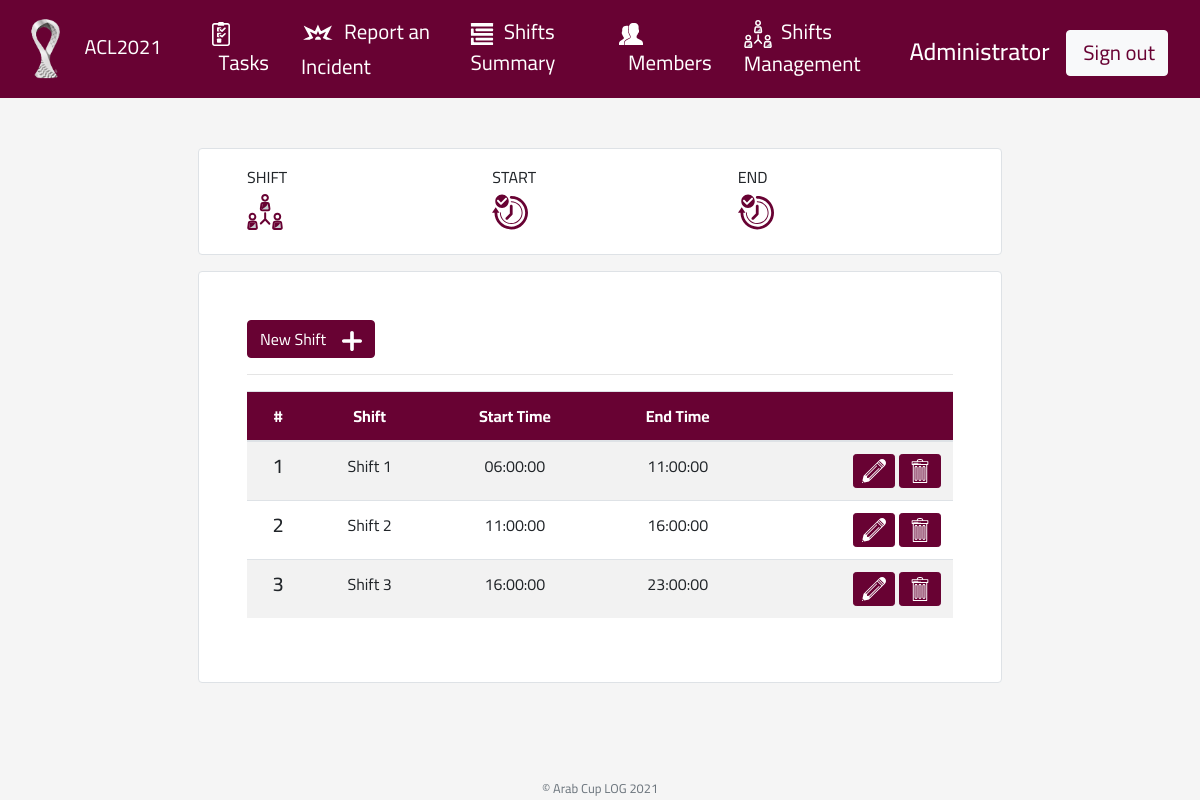
/shifts (signed in), run on the app's committed database.
### tables this page shows
CREATE TABLE `shifts` (
  `id` INTEGER NOT NULL PRIMARY KEY AUTOINCREMENT,
  `name` varchar(8) NOT NULL,
  `start_time` time NOT NULL,
  `end_time` time NOT NULL
);

### app.py (the view)
@app.route('/shifts', methods=["GET", "POST"])
@login_required
def shifts():
    if request.method == 'POST':
        if request.form.get('action') == "add":
            return render_template('shifts/edit.html')
        if request.form.get('action') == "edit":
            shift_id = request.form.get('id')
            result = db.execute("SELECT * FROM shifts where id=?", shift_id)
            if result:
                return render_template('shifts/edit.html', shift=result[0])
            else:
                flash("Not Found")
                return redirect('/shifts')
        if request.form.get('action') == "save":
            shift_id = request.form.get('id')
            name = request.form.get('name')
            start_time = request.form.get('start_time')
            end_time = request.form.get('end_time')
            if not name or not end_time or not start_time:
                flash("All fields are required!", 'danger')
            if shift_id:
                sql = 'UPDATE shifts SET name=?, start_time=?, end_time=? WHERE id=?'
                result = db.execute(sql, name, start_time, end_time, shift_id)
            else:
                sql = 'INSERT INTO shifts (name, start_time, end_time) VALUES (?, ?, ?)'
                result = db.execute(sql, name, start_time, end_time)
            if result:
                flash("Saved successful1!", "success")
            else:
                flash("Failed!", 'danger')
            return redirect('/shifts')
        if request.form.get('action') == "delete":
            shift_id = request.form.get('id')
            if shift_id:
                result = db.execute("DELETE FROM shifts WHERE id=?", shift_id)
                if result:
                    flash("Shift has been deleted!", "success")
                else:
                    flash("Something went wrong!", "error")
                return redirect('/shifts')
            else:
                return apology('Unauthorized access', 403)
    else:
        result = db.execute("SELECT * FROM shifts")
        return render_template('shifts/view.html', shifts=result)

### app.py (called while the page is built)
@app.after_request
def after_request(response):
    response.headers["Cache-Control"] = "no-cache, no-store, must-revalidate"
    response.headers["Expires"] = 0
    response.headers["Pragma"] = "no-cache"
    return response

### helpers.py (called while the page is built)
def login_required(f):
    @wraps(f)
    def decorated_function(*args, **kwargs):
        if session.get("member_id") is None:
            return redirect("/login")
        return f(*args, **kwargs)
    return decorated_function

### templates/shifts/view.html (shortened to what this page needs)
{% extends "layout.html" %}
{% block main %}
  <div class="p-5 border rounded bg-white">
    {% if session.permission in ['Super','Admin'] %}
      <form action="" method="post">
        <button name="action" value="add" class="btn btn-primary">
          New Shift &numsp; <img src="/static/images/plus.svg" width="20" class="text-white" alt="add new member">
        </button>
      </form>
      <hr>
    {% endif %}
    <table class="table table-striped table-hover">
      <thead>
      <tr class="text-center text-white bg-qatar">
        <th>#</th>
        <th>Shift</th>
        <th>Start Time</th>
        <th>End Time</th>
        <th></th>
      </tr>
      </thead>
      <tbody>
      {% for shift in shifts %}
        <tr class="text-center">
          <td class="h5">{{ shift['id'] }}</td>
          <td>{{ shift['name'] }}</td>
          <td>{{ shift['start_time'] }}</td>
          <td>{{ shift['end_time'] }}</td>
          <td class="text-right">
            {% if session.permission =='Super' %}
              <form class="d-inline-block" action="" method="post">
                <button name="action" value="edit" class="btn btn-primary btn-sm">
                  <img src="/static/images/edit.svg" width="24" alt="">
                </button>
              </form>
            {% endif %}
            {% if session.permission == 'Super' %}
              <form class="d-inline-block" action="" method="post">
                <button name="action" value="delete" class="btn btn-primary btn-sm">
                  <img src="/static/images/trash.svg" width="24" alt="">
                </button>
              </form>
            {% endif %}
          </td>
        </tr>
      {% endfor %}
      </tbody>
    </table>
  </div>
{% endblock %}

### templates/layout.html (shortened to what this page needs)
<!DOCTYPE html>
<html lang="en">
<head>
  <link href="/static/css/bootstrap.min.css" rel="stylesheet"/>
  <link href="/static/css/style.css" rel="stylesheet"/>
</head>
<body>
<header class="container">
  <nav class="navbar navbar-expand-md navbar-dark fixed-top bg-qatar">
    <a class="navbar-brand" href="#" title="Arab Cup 2021">
      <img src="/static/images/cup-log.png" height="64" alt="Arab Cup Log">
      ACL2021
    </a>
    <div class="collapse navbar-collapse " id="navbarCollapse">
      {% if session.member_id %}
        <ul class="mr-auto navbar-nav">
          <li class="nav-item active">
            <a class="nav-link" href="/">
              <img src="/static/images/task-list.svg" width="24" alt="">&nbsp;&nbsp;Tasks
            </a>
          </li>
          <li class="nav-item active">
            <a class="nav-link" href="{{ url_for('incidents') }}">
              <img src="/static/images/hazard.svg" width="34" alt="Incidents">&nbsp;&nbsp;Report an Incident
            </a>
          </li>
          <li class="nav-item active">
            <a class="nav-link" href="{{ url_for('summaries') }}">
              <img src="/static/images/summary.svg" width="24" alt="Summary">&nbsp;&nbsp;Shifts Summary
            </a>
          </li>
          <li class="nav-item active">
            <a class="nav-link" href="{{ url_for('members') }}">
              <img src="/static/images/users.svg" width="24" alt="Members">&nbsp;&nbsp;Members
            </a>
          </li>
          <li class="nav-item active">
            <a class="nav-link" href="{{ url_for('shifts') }}">
              <img src="/static/images/shift.svg" width="28" alt="Shifts">&nbsp;&nbsp;Shifts Management
            </a>
          </li>
        </ul>
        <ul class="navbar-nav ml-auto mt-2">
          <li class="nav-item active pt-2">
            <h4 class="text-white mb-0">{{ session.name }}</h4>
          </li>
          <li class="nav-item">
            <a class="btn btn-light text-qatar" href="{{ url_for('logout') }}"
               onclick="return confirm('Are you sure, you want to logout?')">
              &nbsp;Sign out
            </a>
          </li>
        </ul>
      {% else %}
        <ul class="navbar-nav ml-auto mt-2">
          <li class="nav-item"><a class="nav-link" href="{{ url_for('register') }}">Register</a></li>
          <li class="nav-item"><a class="nav-link" href="{{ url_for('login') }}">Log In</a></li>
        </ul>
      {% endif %}
    </div>
  </nav>
</header>
<main class="container-fluid p-5 mx-auto w-75 ">
  {% if session.shift %}
    {% include 'common/shift_details.html' %}
  {% endif %}
  {% block main %}{% endblock %}
</main>
<footer class="small text-center text-muted">
  <p class="mt-5 mb-3 text-center text-muted">&copy; Arab Cup LOG 2021</p>
</footer>
</body>
</html>

### templates/common/shift_details.html (shortened to what this page needs)
<div class="py-3 px-5 border rounded mb-3 bg-white">
  <div class="row">
    <div class="col">
      SHIFT
      <h2>
        <img src="/static/images/shift-qa.svg" width="36" alt="Shift Name">&nbsp;
      </h2>
    </div>
    <div class="col">
      START
      <h2>
        <img src="/static/images/time-check-qa.svg" width="36" alt="Start Time">&nbsp;
      </h2>
    </div>
    <div class="col">
      END
      <h2>
        <img src="/static/images/time-check-qa.svg" width="36" alt="End Time">&nbsp;
      </h2>
    </div>
  </div>
</div>

### static/css/style.css (style rules this page uses)
:root { --input-padding-x: .75rem; --input-padding-y: .75rem; }
* { font-family: 'Cairo', sans-serif; }
a { color: #680233; }
html, body { height: 100%; }
body { padding-top: 100px; background-color: #f5f5f5; }
li.nav-item { padding-right: 1rem; }
li.nav-item > a { font-size: 1.3rem; }
.bg-qatar { background-color: #680233; }
.text-qatar { color: #680233; }
.btn-primary { color: #fff; background-color: #680233; border-color: #680233; }

### data on the page
shifts: id "1", name "Shift 1", start_time "06:00:00", end_time "11:00:00"
shifts: id "2", name "Shift 2", start_time "11:00:00", end_time "16:00:00"
shifts: id "3", name "Shift 3", start_time "16:00:00", end_time "23:00:00"

### other printed values
{{ session.name }} "Administrator"
